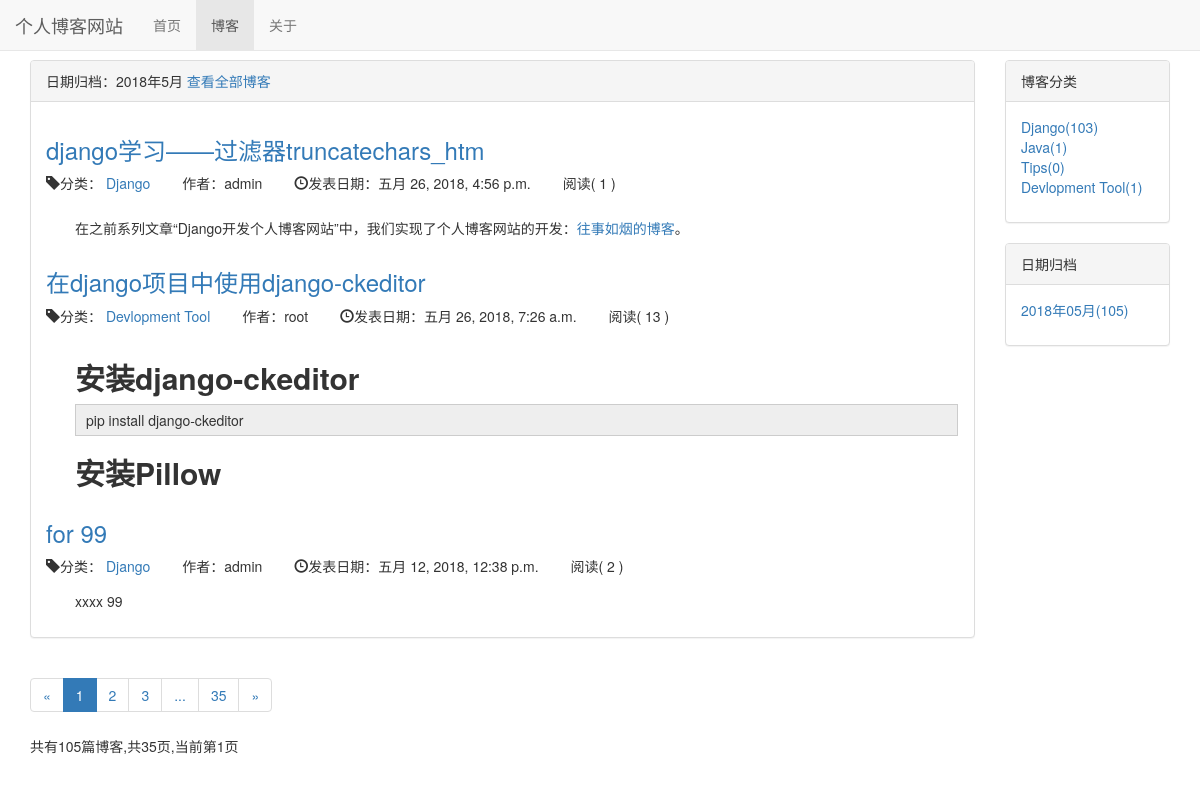
The page /blog/date/2018/5 on the database as committed earlier.
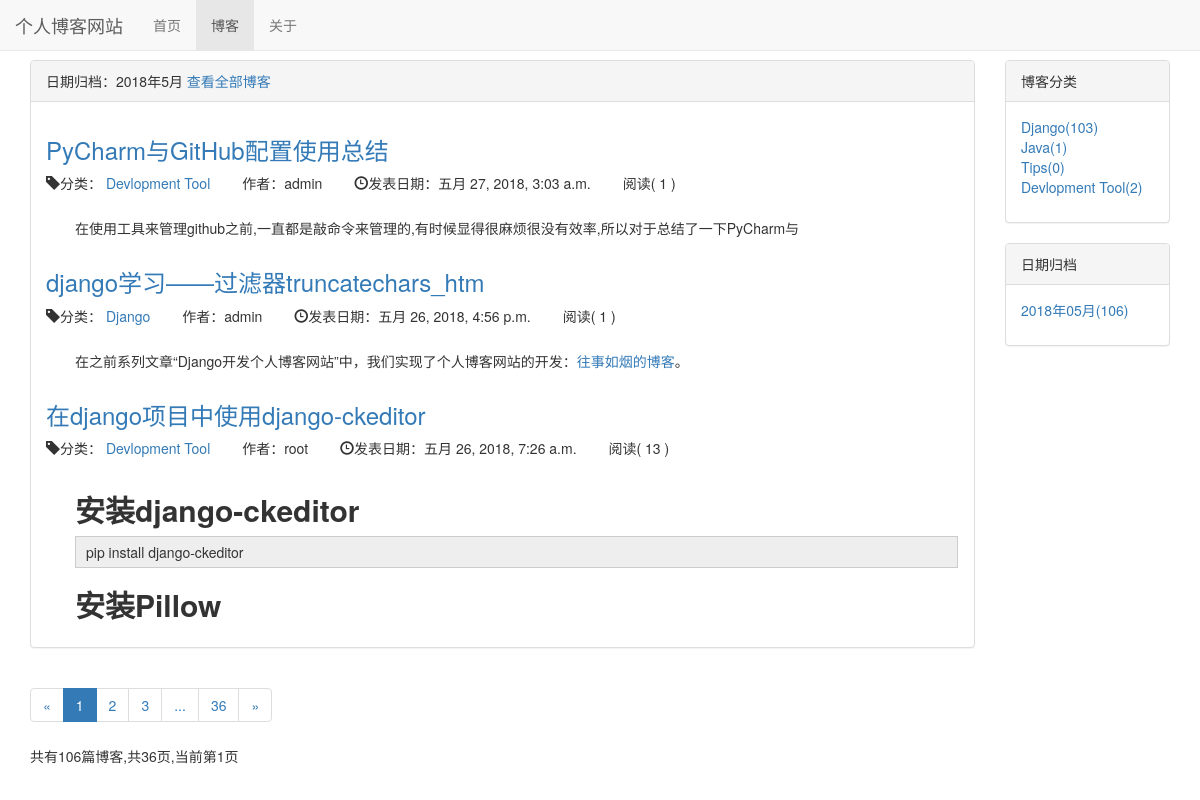
The same page on the database as committed later.
### blog/models.py (models this page shows, shortened)
class Blog(models.Model):
    title = models.CharField(max_length=30)
    blog_type = models.ForeignKey(BlogType, on_delete=models.DO_NOTHING)
    content = RichTextField()   # 富文本
    author = models.ForeignKey(User, on_delete=models.DO_NOTHING)
    created_time = models.DateTimeField(auto_now_add=True)
    last_time = models.DateTimeField(auto_now=True)
    def read_num(self):
        return self.readnum.read_num
    class Meta:
        ordering = ['-created_time']

class BlogType(models.Model):
    type_name = models.CharField(max_length=15)
    author = models.ForeignKey(User, on_delete=models.DO_NOTHING)
    created_time = models.DateTimeField(auto_now_add=True)
    last_time = models.DateTimeField(auto_now=True)
    def __str__(self):
        return self.type_name

class ReadNum(models.Model):
    read_num = models.IntegerField(default=0)
    blog = models.OneToOneField(Blog, on_delete=models.DO_NOTHING)

### blog/views.py (the view)
# urls.py: path('date/<int:year>/<int:month>', views.blogs_with_date, name='blogs_with_date'),
def blogs_with_date(request, year, month):
    blogs_all_list = Blog.objects.filter(created_time__year=year, created_time__month=month)
    context = get_blog_list_common_data(request, blogs_all_list)
    blog_with_date = '%s年%s月' % (year, month)
    context['blogs_with_date'] = blog_with_date
    return render_to_response('blog/blogs_with_date.html', context)

### templates/blog/blogs_with_date.html (shortened to what this page needs)
{% extends 'blog/blog_list.html' %}
{% block blog_list_title %}
    日期归档：{{ blogs_with_date }}
    <a href="{% url 'blog_list' %}">查看全部博客</a>
{% endblock %}

### templates/blog/blog_list.html (shortened to what the changed rows need)
{% extends 'base.html' %}
{% load staticfiles %}
{% block header_blog_list_extends %}
    <link rel="stylesheet" href="{% static 'blog_list.css' %}">
{% endblock %}
{% block content %}
    <div class="container">
        <div class="row">
            <div class="col-xs-12 col-sm-8 col-md-9 col-lg-10">
                <div class="panel panel-default">
                    <div class="panel-body">
                        {% for blog in blogs %}
                            <div class="blog">
                                <h3><a href="{% url 'blog_detail' blog.pk %}">{{ blog.title }}</a></h3>
                                <ul class="blog-info-description">
                                    <li><span class="glyphicon glyphicon-tag"></span>分类：
                                        <a href="{% url 'blogs_with_type' blog.blog_type.pk %}">{{ blog.blog_type }}</a>
                                    </li>
                                    <li>作者：{{ blog.author }}</li>
                                    <li><span class="glyphicon glyphicon-time"></span>发表日期：{{ blog.created_time }}</li>
                                    <li>阅读(
                                        {% if blog.read_num %}
                                            {{ blog.read_num }}
                                        {% else %}
                                            0
                                        {% endif %}
                                        )</li>
                                </ul>
                                <div class="roundup">
                                    <p>{{ blog.content|safe|truncatechars_html:60 }}</p>
                                </div>
                            </div>
                        {% empty %}
                            <p>暂无博客，敬请期待！</p>
                        {% endfor %}
                    </div>
                </div>
                <div>
                    <ul class="pagination">
                        {% for page_num in page_range %}
                            {% ifequal page_num page_of_blogs.number %}
                                <li class="active"><span>{{ page_num}}</span></li>
                            {% else %}
                                {% ifequal page_num  '...' %}
                                    <li><span>{{ page_num}}</span></li>
                                {% else %}
                                    <li><a href="?page={{ page_num }}">{{ page_num}}</a></li>
                                {% endifequal %}
                            {% endifequal %}
                        {% endfor %}
                    </ul>
                    <p>
                        <span>共有{{ page_of_blogs.paginator.count}}篇博客,共{{ page_of_blogs.paginator.num_pages }}页,当前第{{ page_of_blogs.number }}页</span>
                    </p>
                </div>
            </div>
            <div class="hidden-xs col-sm-4 col-md-3 col-lg-2">
                <div class="panel panel-default">
                    <div class="panel-body">
                        <ul class="list-unstyled">
                            {% for blog_type in blog_types %}
                                <li>
                                    <a href="{% url 'blogs_with_type' blog_type.pk %}">
                                        {{ blog_type.type_name }}({{ blog_type.blog_count }})</a>
                                </li>
                            {% empty %}
                                <li>暂无分类</li>
                            {% endfor %}
                        </ul>
                    </div>
                </div>
                <div class="panel panel-default">
                    <div class="panel-body">
                        <ul class="list-unstyled">
                            {% for blog_date, blog_count in blog_dates.items %}
                                <li>
                                    <a href="{%  url 'blogs_with_date' blog_date.year blog_date.month %}">
                                        {{ blog_date|date:"Y年m月" }}({{ blog_count }})
                                    </a>
                                </li>
                            {% empty %}
                                <li>暂无归档</li>
                            {% endfor %}
                        </ul>
                    </div>
                </div>
            </div>
        </div>
    </div>
{% endblock %}

Rows that differ between the two databases and show on the page:
no longer on this page (row unchanged): Blog: title "for 99", blog_type "Django", author "admin", created_time "五月 12, 2018, 12:38 p.m.", read_num "2", content "xxxx 99"
added Blog: title "PyCharm与GitHub配置使用总结", blog_type "Devlopment Tool", author "admin", created_time "五月 27, 2018, 3:03 a.m.", read_num "1", content "在使用工具来管理github之前,一直都是敲命令来管理的,有时候显得很麻烦很没有效率,所以对于总结了一下PyCharm与"
computed for BlogType "Devlopment Tool": blog_count "1" → "2"
Other text that changed with them:
{{ page_of_blogs.paginator.count }}: "105" → "106"
{{ page_of_blogs.paginator.num_pages }}: "35" → "36"
new list line: "36"
new list line: "2018年05月 ( 106 )"
list line gone: "35"
list line gone: "2018年05月 ( 105 )"
